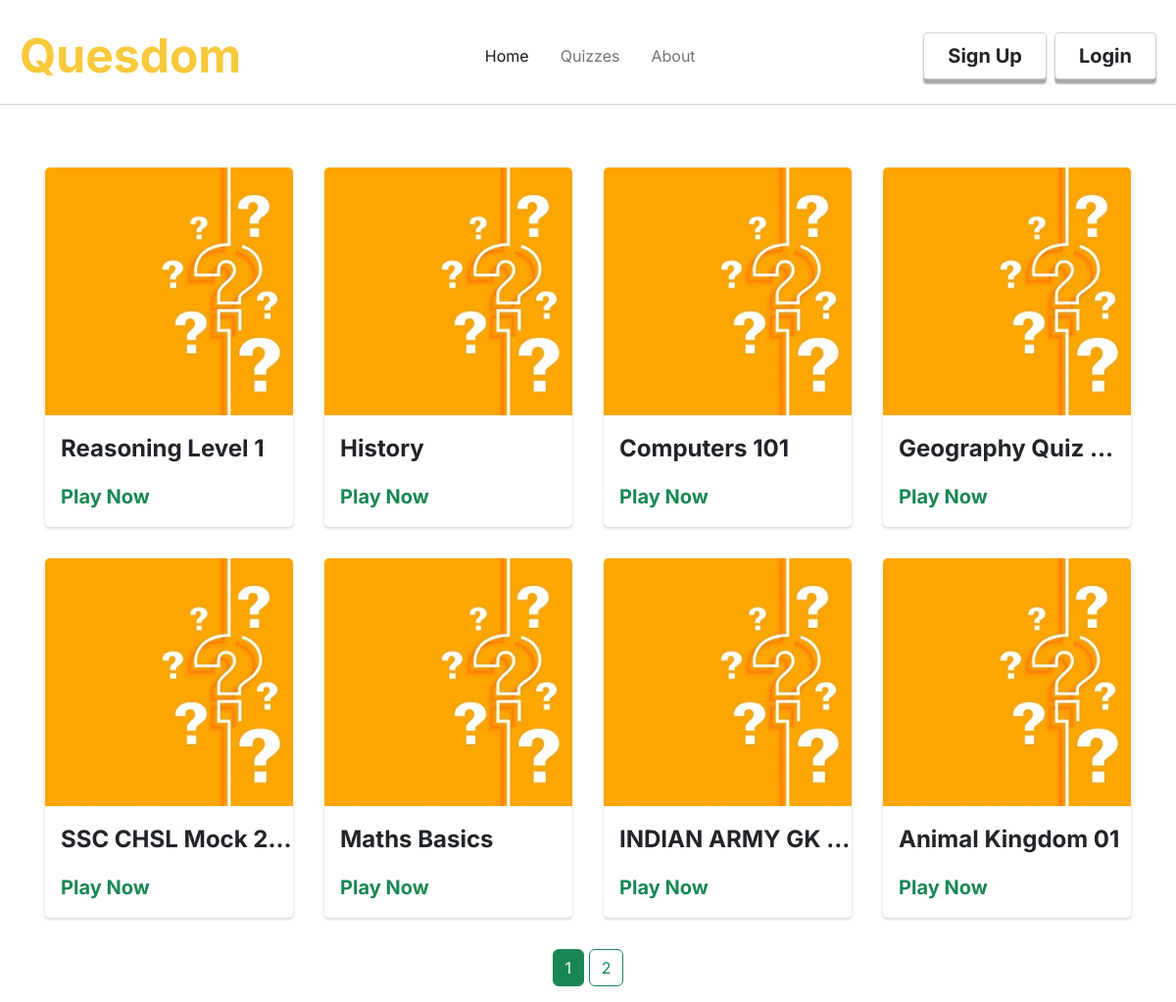
The app's page /allquizzes with its own data.
### quesdom/models.py (models this page shows, shortened)
class Quizzes(db.Model):
    id = db.Column(db.Integer, primary_key = True)
    quiz_title = db.Column(db.String(30), nullable= False)
    quiz_description = db.Column(db.String(200), nullable=False)
    quiz_category = db.Column(db.String(20), nullable=False)
    quiz_difficulty = db.Column(db.String(10), nullable=False)
    date_created = db.Column(db.DateTime, nullable=False, default=datetime.utcnow)
    author = db.Column(db.Integer, db.ForeignKey('users.id'), nullable=False)
    created_by = db.relationship('Users',backref='created_by',lazy=True)
    questions = db.relationship('Questions',backref='contains',cascade="all, delete-orphan",lazy=True)

### quesdom/routes.py (the view)
@app.route('/allquizzes')
def allquizzes():
    page = request.args.get('page',1, int)
    quizzes = Quizzes.query.paginate(per_page = 8,page = page)
    return render_template('allquizzes.html',title='All Quizzes',quizzes=quizzes)

### quesdom/templates/allquizzes.html
{%extends "layout.html"%}
{%block content%}
<div class="content-section row pt-md-5">
    {%for quiz in quizzes.items%}
        <div class="col-12 col-sm-6 col-md-3 p-5 p-md-3">
            <div class="my-card" style="border-radius: 0.3rem; box-shadow: 0 0.1rem 0.2rem 0rem lightgrey; background-color: white;">
                <div class="img-section" style="border-radius: 0.3rem 0.3rem 0 0; height: min-content; overflow: hidden;">
                        <img src="../static/quiz.jpg" class="img-fluid" style="width: 100%;"/>
                </div>
                <div class="text-section py-3 ms-3">
                    <p class="fs-4 fw-bold" style="text-overflow:ellipsis; white-space: nowrap; overflow: hidden;">{{quiz.quiz_title}}</p>
                    <a href="{{url_for('playquiz',quiz_id=quiz.id)}}" class="fw-bold fs-5 text-success" style="text-decoration: none;">Play Now</a>
                </div>
            </div>
        </div>
    {%endfor%}
    <div class="page-links py-3 text-center">
        {% for page_num in quizzes.iter_pages() %}
        {% if page_num %}
            {% if quizzes.page == page_num %}
                <a class="active btn btn-outline-success" href="{{url_for('allquizzes',page=page_num)}}">{{page_num}}</a>
            {% else %}
                <a class="btn btn-outline-success" href="{{url_for('allquizzes',page=page_num)}}">{{page_num}}</a>
            {% endif %}
        {% else %}
            <span class="btn btn-outline-success">...</span>
        {% endif %}
    {% endfor %}
    </div>
</div>
{%endblock%}

### quesdom/static/styles.css (style rules this page uses)
:root { --main-color: rgb(248,201,59); }
.my-card { transition: 0.3s; cursor: pointer; }

### records on screen
Quizzes: quiz_title "Reasoning Level 1"
Quizzes: quiz_title "History"
Quizzes: quiz_title "Computers 101"
Quizzes: quiz_title "Geography Quiz…"
Quizzes: quiz_title "SSC CHSL Mock 2…"
Quizzes: quiz_title "Maths Basics"
Quizzes: quiz_title "INDIAN ARMY GK…"
Quizzes: quiz_title "Animal Kingdom 01"

### other values on screen
{{ page_num }} "1"
{{ page_num }} "2"
